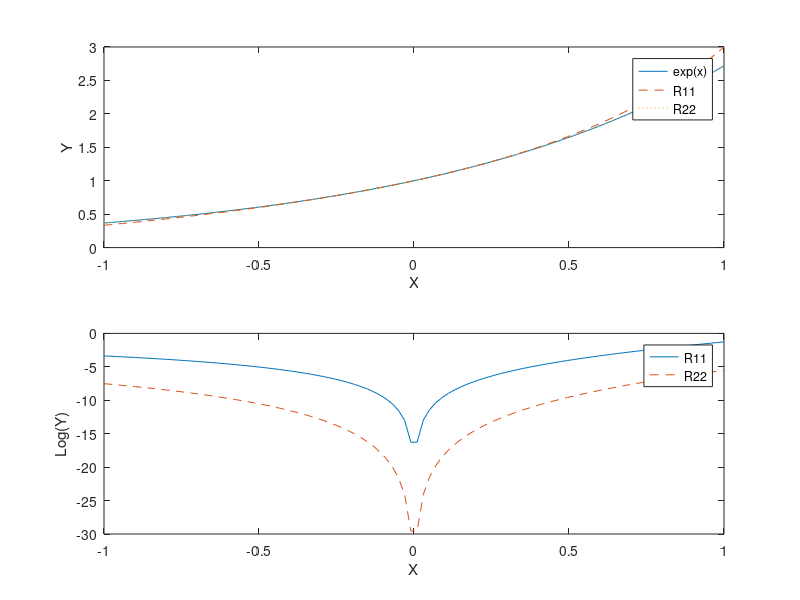

Reproduce this figure in MATLAB.
x = linspace(-1,1); f = exp(x);
R11 = (2+x)./(2-x);
R22 = (2+x+(1/6)*x.^2)./(2-x+(1/6)*x.^2);
subplot(2,1,1);
plot(x,f,x, R11, '--',x , R22,':');
xlabel('X'); ylabel('Y')
legend('exp(x)','R11' , 'R22');
subplot(2,1,2),plot(x, log(abs(f-R11)), x , log(abs(f-R22)),'--');
xlabel('X'); ylabel('Log(Y)')
legend('R11' , 'R22');      